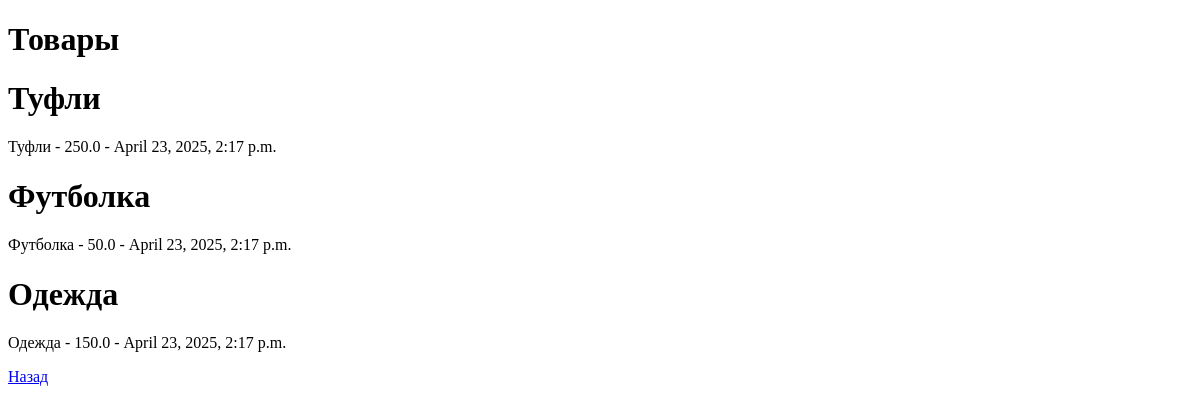
The page /app/rubric/2/ on the database as committed earlier.
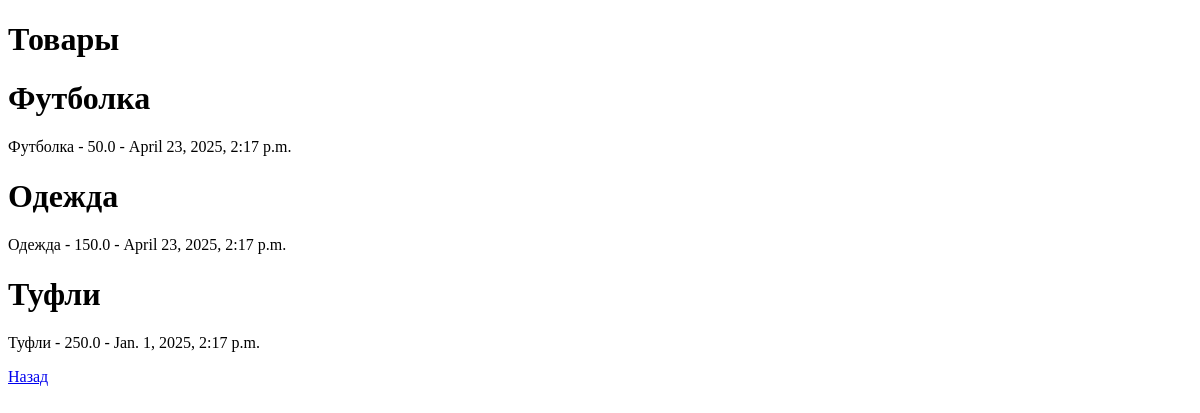
The same page on the database as committed later.
### app/models.py (models this page shows, shortened)
class Bb(models.Model):
    rubric = models.ForeignKey(Rubric, on_delete=models.CASCADE)
    title = models.CharField(max_length=100, verbose_name="Заголовок", validators=[RegexValidator("^.{4,}$")])
    price = models.FloatField(blank=True, null=True, verbose_name="Цена", validators=[MinMaxValueValidator(0, 1000)])
    content = models.TextField(blank=True, null=True, verbose_name="Контент", validators=[MaxLengthValidator(100)])
    published = models.DateTimeField(null=True, blank=True, verbose_name="Дата", )
    class Meta:
        verbose_name_plural = "Объявления"
        verbose_name = "Объявление"
        ordering = ["-published"]

### app/views.py (the view)
# urls.py: path('rubric/<int:pk>/', detail, name='detail'),
def detail(request, pk):
    rubric = Rubric.objects.get(pk=pk)
    all_bb = Bb.objects.filter(rubric=rubric)
    context = {"rubric": rubric, "all_bb": all_bb}
    return render(request, 'detail.html', context)

### templates/detail.html (shortened to what this page needs)
<!DOCTYPE html>
<html lang="en">
<head>
</head>
<body>
<h1>{{ rubric.name }}</h1>
{% for bb in all_bb %}
<h1>{{bb.title}}</h1>
<p>{{bb.content}} - {{bb.price}} - {{bb.published}}</p>
{% endfor %}
<a href="{% url 'app:index_html' %}">Назад</a>
</body>
</html>

Rows that differ between the two databases and show on the page:
changed Bb "Туфли": published "April 23, 2025, 2:17 p.m." → "Jan. 1, 2025, 2:17 p.m."; moves down the list
